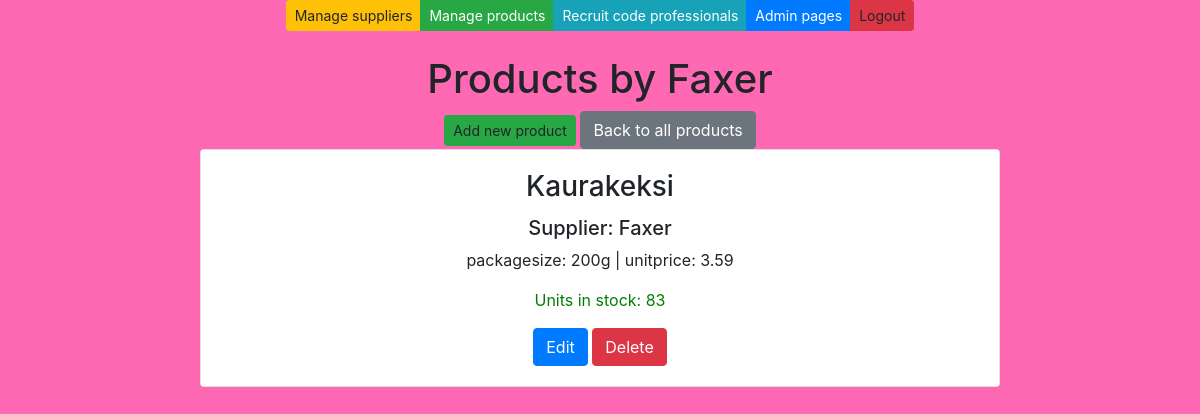
/products-by-supplier/1/, run on an earlier commit of the app's database.
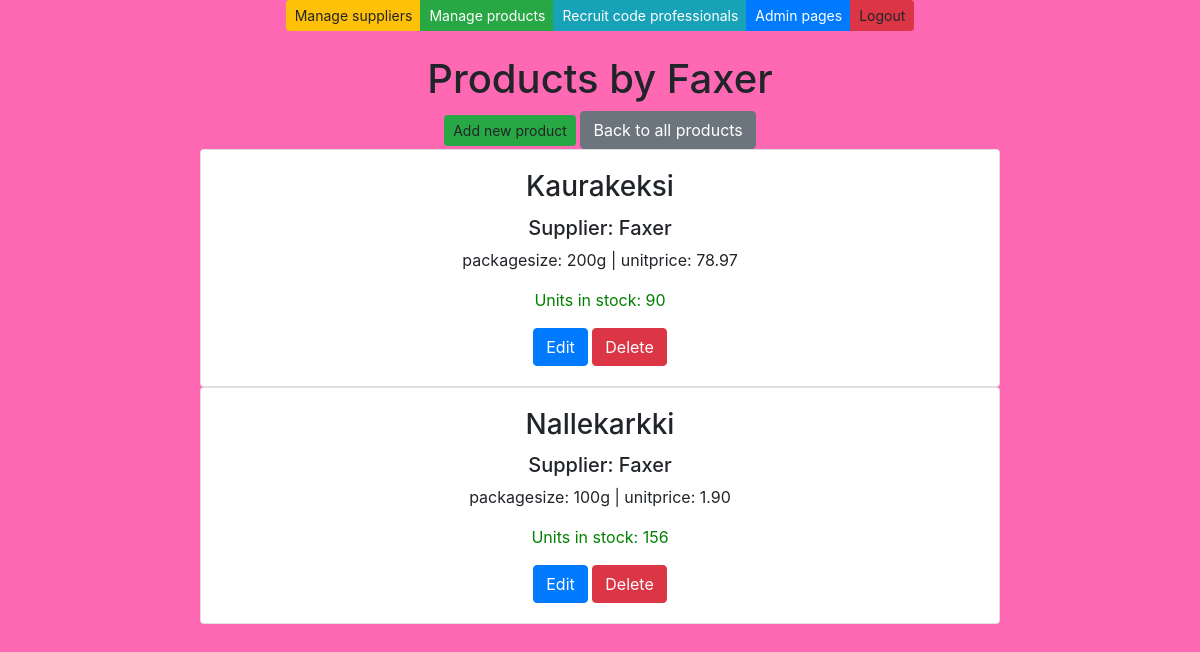
And on a later commit of the database.
### app/models.py (models this page shows, shortened)
class Supplier(models.Model):
    companyname = models.CharField(max_length = 50, default="firma")
    contactname = models.CharField(max_length = 50, default="firma")
    address = models.CharField(max_length = 100, default="firma")
    phone = models.CharField(max_length = 20, default="firma")
    email = models.CharField(max_length = 50, default="firma")
    country = models.CharField(max_length = 50, default="firma")

class Product(models.Model):
    productname = models.CharField(max_length = 20, default = "laku")
    packagesize = models.CharField(max_length = 20, default = 3)
    unitprice = models.DecimalField(max_digits=8, decimal_places=2, default=1.00)
    unitsinstock = models.IntegerField(default = 3)
    supplier = models.ForeignKey(Supplier, on_delete=models.RESTRICT)

### app/views.py (the view)
# urls.py: path('products-by-supplier/<int:id>/', productsfiltered),
def productsfiltered(request, id):
    productlist = Product.objects.all()
    supplierlist = Supplier.objects.all()
    supplier = Supplier.objects.get(id = id)
    filteredproducts = productlist.filter(supplier = id)
    context = {'products': filteredproducts, 'suppliers': supplierlist, 'supplier': supplier}
    return render (request,"filteredproductlist.html",context)

### app/templates/filteredproductlist.html (shortened to what this page needs)
{% extends 'index.html' %}
{% block content %}
<br />
<br />
<h1>Products by {{supplier.companyname}}</h1>
<a onclick="showaddform()" class="btn btn-success btn-sm">Add new product</a>
<a href="/products/" class="btn btn-secondary">Back to all products</a>
{% for p in products %}
<div class="card" style="width: 50rem;">
    <div class="card-body">
        <h3 class="card-title">{{p.productname}} </h3>
        <h5 class="card-text">Supplier: {{p.supplier.companyname}}</h5>
        <p class="card-text">packagesize: {{p.packagesize}} | unitprice: {{p.unitprice}}</p>
        <p class="card-text" style="color: green;">Units in stock: {{p.unitsinstock}}</p>
        <a href="/edit-product-get/{{p.id}}/" class="btn btn-primary">Edit</a>
        <a href="/confirm-delete-product/{{p.id}}/" class="btn btn-danger">Delete</a>
    </div>
</div>
{% empty %}
<div class="card" style="width: 50rem;">
    <div class="card-body">
        <p class="card-text">No products found in the database </p>
    </div>
</div>
{%endfor%}
{% endblock %}

### app/templates/index.html (shortened to what this page needs)
<!DOCTYPE html>
<html>
<head>
    <link rel="stylesheet" href="https://stackpath.bootstrapcdn.com/bootstrap/4.5.0/css/bootstrap.min.css"
>
    <link rel="stylesheet" href="https://cdnjs.cloudflare.com/ajax/libs/font-awesome/5.11.2/css/all.min.css">
    {% load static %}
    <link rel="stylesheet" type="text/css" href="{% static 'style.css' %}">
</head>
<body>
    <div class="container">
        <center>
            <div class="btn-group" role="group">
                <a class="btn btn-warning btn-sm" href="/suppliers">Manage suppliers</a>
                <a class="btn btn-success btn-sm" href="/products">Manage products</a>
                <a class="btn btn-info btn-sm" href="http://careeria.fi">Recruit code professionals</a>
                <a class="btn btn-primary btn-sm" href="/admin">Admin pages</a>
                <a class="btn btn-danger btn-sm">Logout</a>
            </div>
            {% block content %}
            {% endblock %}
        </center>
    </div>
    {% load static %}
</body>
</html>

### app/static/style.css (style rules this page uses)
body { background-color: hotpink; }

What changed in the data, as far as the page shows it:
changed Product "Kaurakeksi": unitprice "3.59" → "78.97"; unitsinstock "83" → "90"
added Product: productname "Nallekarkki", supplier.companyname "Faxer", packagesize "100g", unitprice "1.90", unitsinstock "156"
